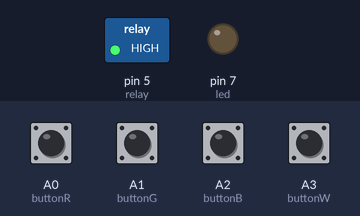
The sketch below on a simulated Arduino Nano, built with avr-gcc and run on an emulated ATmega328P. On the bench: switched loads named in the sketch (green lamp = pin HIGH), output pins drawn as LEDs (lit = HIGH). Dashed ring = blinking. Inputs (shaded band) come from the test bench; at power-on: A0 (buttonR), A1 (buttonG), A2 (buttonB), A3 (buttonW) HIGH. The audio player accepts every command and is not drawn; what the sketch prints to the serial monitor is not drawn.

Above: at 0.7 s.
At 3.8 s:
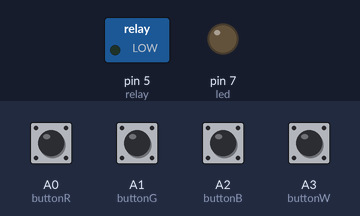
3.9 s: A0 (buttonR) pulled LOW for 1 s
At 4.25 s:
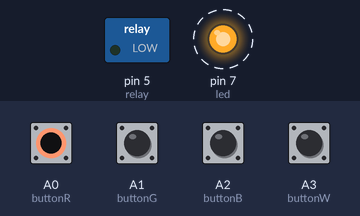
Timing chart, 0 to 6.9 s (numbered marks = the images above; inputs shaded):
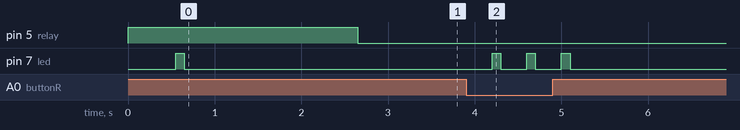

The sketch:

Voce_stazione.ino
```cpp
 /* ***********************************
  *  Pannello esagoni colorati 3 Luglio 2018
  *  Quando sdchiacci il bottonr colorato il
  *  numero di volte corrispodente agli esagoni.
  *  Parte la registrazione audio della stazione.
  *
  *  Componenti:
  *  Arduino nano
  *  1 led (pin 7)
  *  1 buzzer (pin 9)
  *  3 switch (A0, A1, A2, A3)
  *  1 relay (pin 5)
  *  1 scheda mp3
  *  1 casse acustiche (su scheda mp3)
  *  1 regolatore di tensione esterno
  *
 ***************************************/

 #include "Arduino.h"
 #include "SoftwareSerial.h"
 #include "DFRobotDFPlayerMini.h"

 int relay = 5;
 int led = 7;
 int pause = 300;
 int code[] = {4,3,6,3};

 int buttonR = A0;
 int buttonG = A1;
 int buttonB = A2;
 int buttonW = A3;
 boolean signButtonR = false;
 boolean signButtonG = false;
 boolean signButtonB = false;
 boolean signButtonW = false;
 int counterR = 0;
 int counterG = 0;
 int counterB = 0;
 int counterW = 0;

 SoftwareSerial mySoftwareSerial(11, 12); // RX, TX
 DFRobotDFPlayerMini myDFPlayer;

 void setup() {
   pinMode(led, OUTPUT);
   pinMode(buttonR, INPUT_PULLUP);
   pinMode(buttonG, INPUT_PULLUP);
   pinMode(buttonB, INPUT_PULLUP);
   pinMode(buttonW, INPUT_PULLUP);
   pinMode(relay, OUTPUT);
   digitalWrite(relay, HIGH);
   mySoftwareSerial.begin(9600);
   Serial.begin(115200);
   Serial.println("OK");
   if (!myDFPlayer.begin(mySoftwareSerial)) {  //Use softwareSerial to communicate with mp3.
     Serial.println(F("Unable to begin:"));
     Serial.println(F("1.Please recheck the connection!"));
     Serial.println(F("2.Please insert the SD card!"));
     while(true);
   }

   delay(10);
   myDFPlayer.volume(30);
   myDFPlayer.play(2);
   Serial.println("Setup OK");
   leddino();
   digitalWrite(relay,1);
   delay(2000);
   digitalWrite(relay,0);
}

 void loop() {
   signButtonR = digitalRead(buttonR);
   if (!signButtonR) {
     delay(pause);
     counterR++;
     leddino();
     signButtonR = true;
   }

   signButtonG = digitalRead(buttonG);
   if (!signButtonG) {
     delay(pause);
     counterG++;
     leddino();
     signButtonG = true;
   }

   signButtonB = digitalRead(buttonB);
   if (!signButtonB) {
     delay(pause);
     counterB++;
     leddino();
     signButtonB = true;
   }

   signButtonW = digitalRead(buttonW);
   if (!signButtonW) {
     delay(pause);
     counterW++;
     leddino();
     signButtonW = true;
   }

   if (counterR > 6 || counterG > 6 || counterB > 6 || counterW > 6){

    myDFPlayer.play(2);
    for (int i = 0; i < 30; i ++){
      digitalWrite(led, 1);
      delay(100);
      digitalWrite(led, 0);
    }
    counterR = 0;
    counterG = 0;
    counterB = 0;
    Serial.println("Error");
   }

   if (counterR == code[0] && counterG == code[1] && counterB == code[2] && counterW == code[3]){
    myDFPlayer.play(1);
    digitalWrite(relay, 1);
    while (true);
   }
 }

 void leddino() {
  digitalWrite(led, 1);
  delay(100);
  Serial.print("R= ");
  Serial.println(counterR);
  Serial.print("G= ");
  Serial.println(counterG);
  Serial.print("B= ");
  Serial.println(counterB);
  Serial.print("W= ");
  Serial.println(counterW);
  digitalWrite(led, 0);
 }
```

Measured:
- after the input at 3.9 s, pin 7 (led): alternates HIGH for 0.10 s and LOW for 0.30 s, 6 changes in all, then stays LOW, starting after 0.30 s
